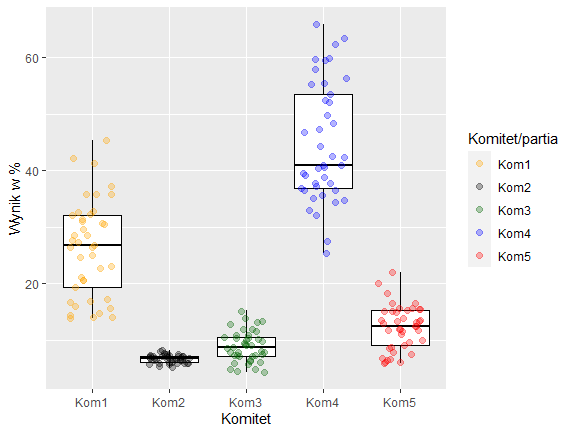

Write R code to recreate this figure.
library(ggplot2)

wykres_wyniki = function(data_frame){
  ggplot(data = data_frame, aes(x = komitet, y = wynik, color = komitet)) + 
    geom_boxplot(color = "black") + geom_jitter(size = 2, alpha = 0.3, width = 0.3) +
    scale_color_manual(values = c("orange", "black", "darkgreen", "blue", "red")) +
    labs(x = "Komitet", y = "Wynik w %", color = "Komitet/partia")
}
wykres_wyniki(okregi_wyniki_df)
  
